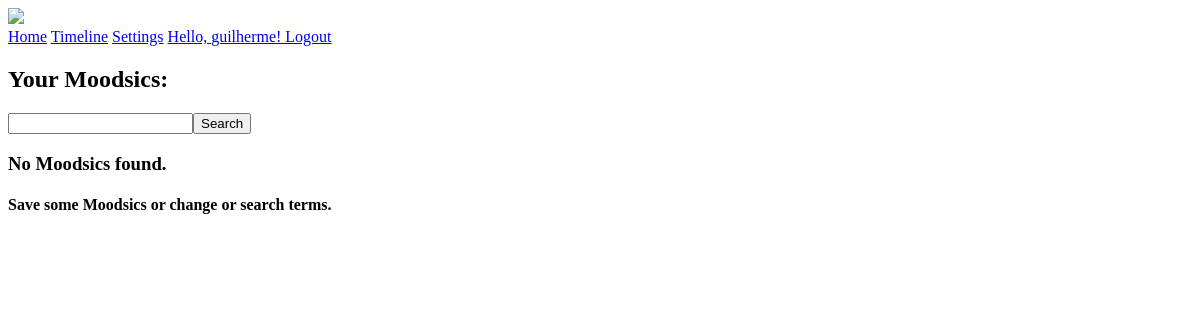
The app's page /timeline/ (signed in), older data.
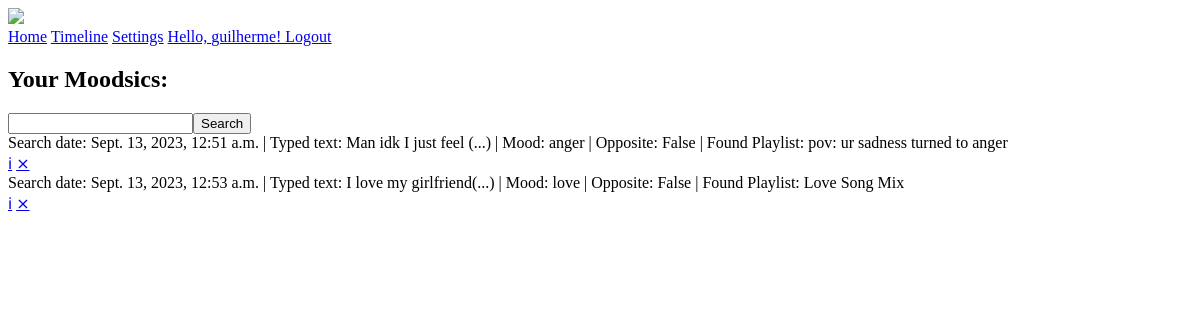
The same page, newer data.
### Moodsic/models.py (models this page shows, shortened)
class Moodsic(models.Model):
    user = models.ForeignKey(User, on_delete = models.CASCADE, null = True, blank = True)
    playlist = models.ForeignKey(Playlist, on_delete= models.CASCADE, null = True, blank= True)
    mood = models.CharField(max_length = 30)
    typedText = models.CharField(max_length= 600)
    searchDate = models.DateTimeField(auto_now_add=True, auto_now=False)
    opposite = models.BooleanField()

class Playlist(models.Model):
    title = models.CharField(max_length = 300)
    description = models.CharField(max_length = 600)
    owner = models.CharField(max_length=300)
    link = models.CharField(max_length=300)
    image = models.CharField(max_length=300)

### Moodsic/views.py (the view)
# urls.py: path('timeline/', TimelineView.as_view(), name='timeline'),
class TimelineView(LoginRequiredMixin, ListView):
    model = Moodsic
    template_name = 'Moodsic/timeline.html'
    context_object_name = 'moodsics'
    success_url = reverse_lazy('timeline')
    def get_context_data(self, **kwargs):
        context = super().get_context_data(**kwargs)
        context['moodsics'] = context['moodsics'].filter(user = self.request.user)
        return context

### Moodsic/templates/Moodsic/timeline.html (shortened to what this page needs)
{% load static %}
<!DOCTYPE html>
<html lang="en">
<head>
    <link rel="stylesheet" href="{% static 'Moodsic/css/styles.css' %}">
</head>
<body>
    {% include 'Moodsic/header.html' %}
    <h2 class="timeline-text">Your Moodsics:</h2>
    <div id="search-add-wrapper">
        <form method="GET" style="display: flex;">
            <input id="search_text" type="text" name="search-area" value="{{search_input}}">
            <input class="button" type="submit" value="Search">
        </form>
        <div class="timeline-items-wrapper">
            {% for moodsic in moodsics %}
                <div class="moodsic-wrapper">
                    <div class ="moodsic-descricao">
                        <span>Search date: </span> {{moodsic.searchDate}} |
                        <span>Typed text: </span> {{moodsic.typedText|slice:":20"}}(...) |
                        <span>Mood: </span> {{moodsic.mood}} |
                        <span>Opposite: </span> {{moodsic.opposite}} |
                        <span>Found Playlist: </span> {{moodsic.playlist.title}}
                    </div>
                    <div class = "moodsic-buttons">
                        <a class="details-link" href="{% url 'moodsic-details' pk=moodsic.id %}">&#8505;</a>
                        <a class="delete-link" href="{% url 'moodsic-delete' pk=moodsic.id %}">&#10799;</a>
                    </div>
                </div>
            {% empty %}
            <div class="moodsic-wrapper">
                <h3>No Moodsics found.</h3>
                <h4>Save some Moodsics or change or search terms.</h4>
            </div>
            {% endfor %}
        </div>
    </div>
</body>
</html>

Row changes from the older to the newer data that the page shows:
added Moodsic: searchDate "Sept. 13, 2023, 12:51 a.m.", typedText "Man idk I just feel", mood "anger", opposite "False", playlist "pov: ur sadness turned to anger"
added Moodsic: searchDate "Sept. 13, 2023, 12:53 a.m.", typedText "I love my girlfriend", mood "love", opposite "False", playlist "Love Song Mix"
Text that changed along with them:
text no longer shown: "No Moodsics found. Save some Moodsics or change or search terms."
